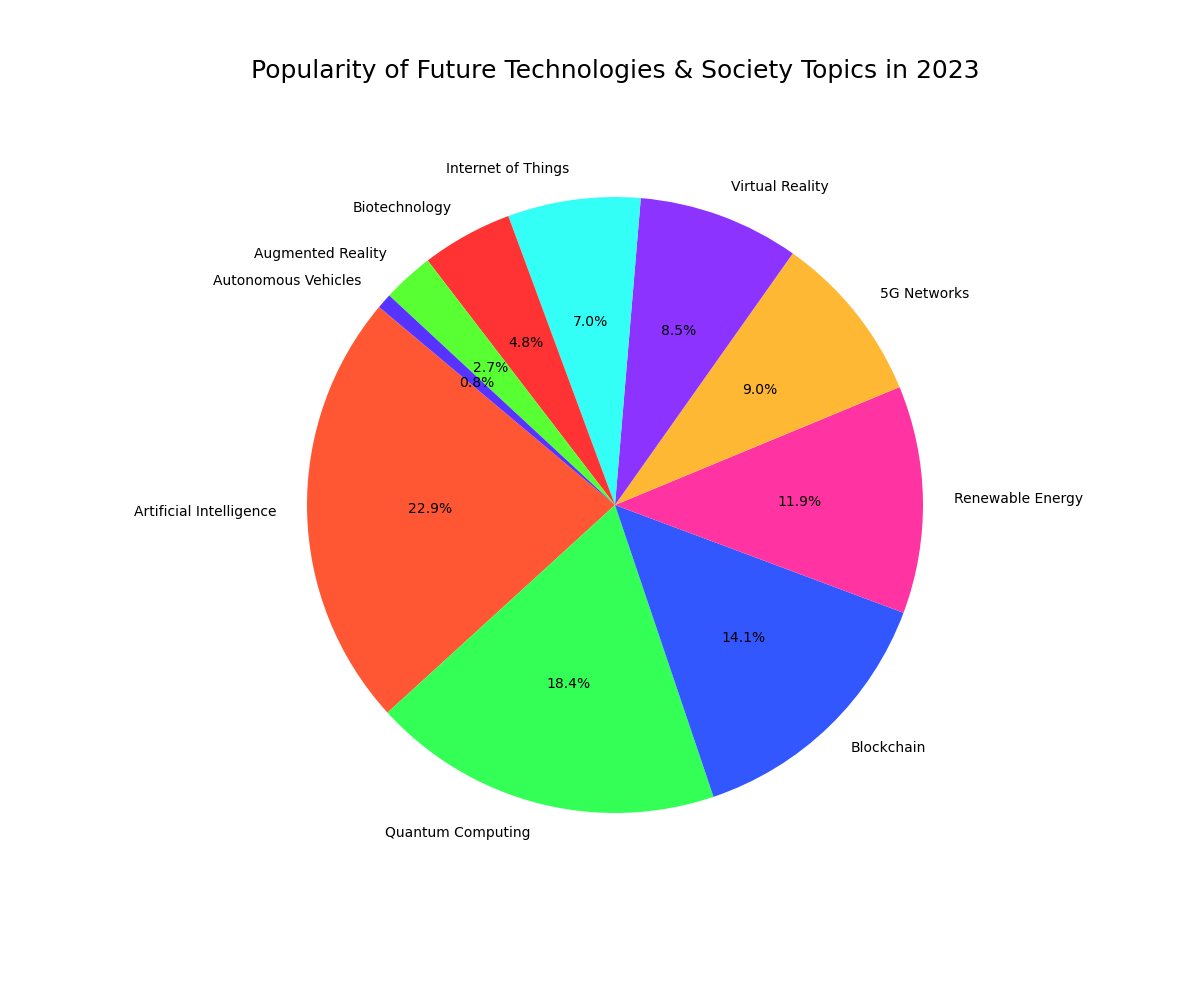

Here is the Python script that generated this plot:

import matplotlib.pyplot as plt

# Data points
categories = [
    'Artificial Intelligence', 'Quantum Computing', 'Blockchain', 'Renewable Energy', '5G Networks', 
    'Virtual Reality', 'Internet of Things', 'Biotechnology', 'Augmented Reality', 'Autonomous Vehicles'
]

popularity = [
    23.0, 18.5, 14.2, 12.0, 9.0, 
    8.5, 7.0, 4.8, 2.7, 0.8
]

# Colors for each section
colors = [
    '#FF5733', '#33FF57', '#3357FF', '#FF33A1', '#FFB833',
    '#8D33FF', '#33FFF7', '#FF3333', '#57FF33', '#5733FF'
]

# Resize the chart
plt.figure(figsize=(12, 10))

# Create the pie chart
plt.pie(popularity, labels=categories, colors=colors, autopct='%1.1f%%', startangle=140)

# Set the title
plt.title('Popularity of Future Technologies & Society Topics in 2023', fontsize=18, pad=30)

# Display the chart
plt.show()
